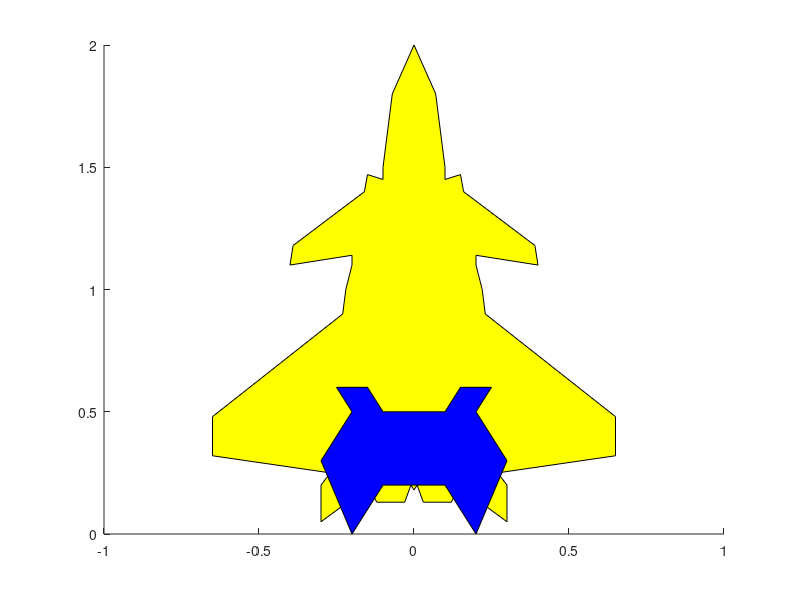

Reproduce this figure in MATLAB.
     x = [0 .07 .1 .1 .15 .16 .39 .4 .2 .2 .22 .23 .65 .65 .27 .3 .3 .225 .225 .2 .15 .12 .03 .01 0 ...
        -0.01 -0.03 -0.12 -0.15 -0.2 -0.225 -0.225 -0.3 -0.3 -0.27 -0.65 -0.65 -0.23 -0.22 -0.2 -0.2 -0.4 -0.39 -0.16 -0.15 -0.1 -0.1 -0.07 0];
    % all x componets of the Patch Function
    % y = [  0    0    0.3 0.3  0.3  0   0  2   0 ];
     y=[2 1.8 1.5 1.45 1.47 1.4 1.18 1.1 1.14 1.1 1 .9 .48 .32 .25 .2 .05 .12 .08 .07 .2 .13 .13 .2 .18 ...
            .2 .13 .13 .2 .07 .08 .12 .05 .2 .25 .32 .48 .9 1 1.1 1.14 1.1 1.18 1.4 1.47 1.45 1.5 1.8 2];
    L = length(x);
    
    x1=[.01 .03 .03 .07 .1 .1 .115 .15 .2 .15 .1 .03 .01 0 -.01 -.03 -.1 -.15 -.2 -.15 -.115 -.1 -.1 -.07 -.03 -.03 -.01];
    y1=[1.4 1.35 1.25 1.15 1.03 .9 .75 .45 .4 .2 .26 .26 .2 .18 .2 .26 .26 .2 .4 .45 .75 .9 1.03 1.15 1.25 1.35 1.4];
    L1=length(x1);
    
    x2=[0 .1 .2 .2 0.5 .3 .5 .4 .7 .5 0.6 .3 .7 .6 .8 .7 0.8 .6 .6 0.4 .3 0.2 0.1 0 -0.1 -0.2 -0.3 -0.4 -0.6 -0.6 -0.8 -0.7 -0.8 -0.6 -0.7 -0.3 -0.6 -0.5 -0.7 -0.4 -0.5 -0.3 -0.5 -0.2 -0.2 -0.1 0];
    y2=[2.3 2 2.1 1.9 2 1.6 1.5 1.4 1.3 1.1 1 1 .8 .7 .5 .4 .1 .2 -0.1 .1 -0.1 0 -0.1 .1 -0.1 0 -0.1 .1 -0.1 .2 .1 .4 .5 0.7 .8 1 1 1.1 1.3 1.4 1.5 1.6 2 1.9 2.1 2 2.3];    
    L2=length(x2);
    
    x3=[0 .05 .05 0 -.05 -.05];
    y3=[2.3 2.5 3 3.2 3 2.5];
    L3=length(x3);
    
    x4=[0 .1 .15 .25 .2 .3 .2 .1 -.1 -.2 -.3 -.2 -.25 -.15 -.1 0];
    y4=[.5 .5 .6 .6 .5 .3 0 .2 .2 0 .3 .5 .6 .6 .5 .5];
    L4=length(x4);
    
    figure
    % patch(x2,y2,ones(1, L2),'r')
    patch(x,y,ones(1, L),'y')
    %patch(x1,y1,ones(1, L1),'b')
   % patch(x3,y3,ones(1, L3),'r')
    patch(x4,y4,ones(1, L4),'b')
    
    
    


